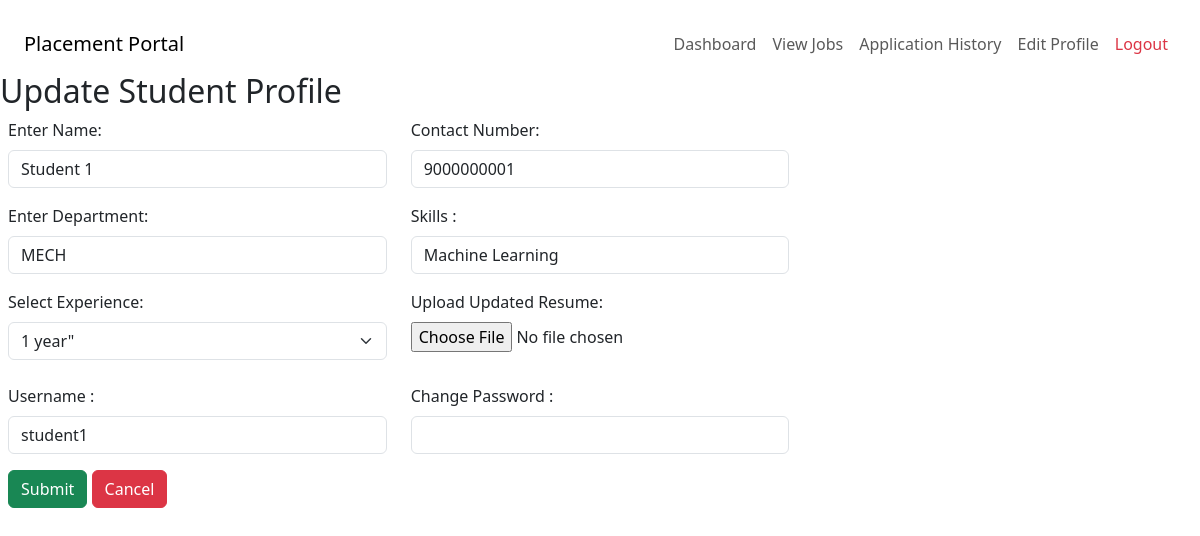
/student/1/editProfile, run on an earlier commit of the app's database.
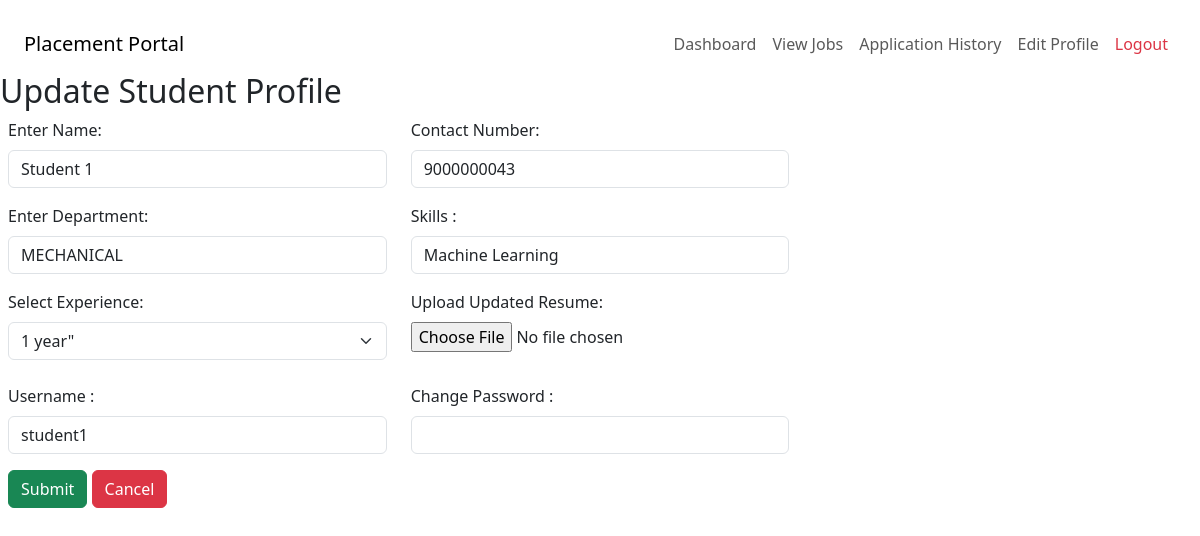
And on a later commit of the database.
### models.py (models this page shows)
class Student(db.Model):
    __tablename__ = "students"
    studentId = db.Column(db.Integer,autoincrement = True, primary_key = True )
    userId = db.Column(db.Integer, db.ForeignKey("users.userId"), nullable = False)
    name = db.Column(db.String, nullable = False)
    contactNumber = db.Column(db.Integer , nullable = False)
    department = db.Column(db.String, nullable = False)
    resume = db.Column(db.String, nullable = False)
    experience = db.Column(db.String, nullable = False)
    skills = db.Column(db.String, nullable = False)
    user = db.relationship('User', back_populates = "student")
    applications = db.relationship('Application', back_populates = "student", lazy = True, cascade = "all, delete-orphan")

### app.py (the view, shortened to what this page needs)
@app.route('/student/<int:studentId>/editProfile', methods = ['GET','POST'])
def editProfile(studentId):
    if request.method == 'GET':
        student = Student.query.filter_by(studentId = studentId).first_or_404()
        return render_template('./student/editProfile.html', student = student)

### app.py (called while the page is built)
@app.before_request
def method_override():
    if request.method == "POST":
        override = request.form.get("_method")
        if override:
            request.environ["REQUEST_METHOD"] = override.upper()

### templates/student/editProfile.html (shortened to what the changed rows need)
<!DOCTYPE html>
<html>
    <head>
        <link href="https://cdn.jsdelivr.net/npm/bootstrap@5.3.3/dist/css/bootstrap.min.css" rel="stylesheet">
    </head>
    <body>
        <h2>Update Student Profile</h2>
        <form method = "POST" action = "/student/{{ student.studentId }}/editProfile" enctype="multipart/form-data">
            <div class = "d-flex flex-column gap-3 m-2">
            <div class = "row">
                <div class = "col-md-4">
                <label for = "name" class = "form-label">Enter Name: </label>
                <input type = "text" class = "form-control" required value = "{{ student.name }}"name = "name" required>
                </div>
                <div class = "col-md-4">
                <label for = "positionOpen" class = "form-label">Contact Number:</label>
                <input type = "text"  value = "{{ student.contactNumber }}" class = "form-control" required name="contact">
                </div>
            </div>
            <div class = "row">
                <div class = "col-md-4">
                <label for="position" class = "form-label">Enter Department:</label>
                <input type="text" name="dept" class = "form-control"  value = "{{ student.department }}" required>
                </div>
                <div class = "col-md-4">
                <label for = "skills" class = "form-label">Skills :</label>
                <input type = "text" name = "skills"  value = "{{ student.skills }}" class = "form-control" required>
                </div>
            </div>
            <div class = "row">
            <div class = "col-md-4">
                <label for = "exp" class = "form-label">Select Experience: </label>
                <select name = "exp" class="form-select mb-2" required>
                    <option value = "{{ student.experience }}">{{ student.experience }}"</option>
                </select>
                </div>
                </div>
        </form>
    </body>
    </body>
</html>

What changed in the data, as far as the page shows it:
changed Student "Student 1": contact "9000000001" → "9000000043"; dept "MECH" → "MECHANICAL"
